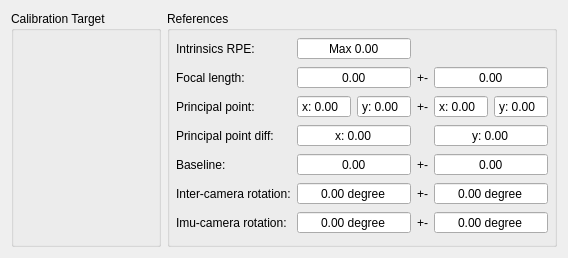
<?xml version="1.0" encoding="UTF-8"?>
<ui version="4.0">
 <class>tl::StereoModuleCalibrationConfigWidget</class>
 <widget class="QWidget" name="tl::StereoModuleCalibrationConfigWidget">
  <property name="geometry">
   <rect>
    <x>0</x>
    <y>0</y>
    <width>568</width>
    <height>258</height>
   </rect>
  </property>
  <property name="windowTitle">
   <string>Stereo Module Calibration Settings</string>
  </property>
  <layout class="QHBoxLayout" name="horizontalLayout">
   <item>
    <widget class="QGroupBox" name="groupCalibTarget">
     <property name="title">
      <string>Calibration Target</string>
     </property>
    </widget>
   </item>
   <item>
    <widget class="QGroupBox" name="groupReferences">
     <property name="title">
      <string>References</string>
     </property>
     <layout class="QGridLayout" name="gridLayout">
      <property name="leftMargin">
       <number>6</number>
      </property>
      <property name="topMargin">
       <number>6</number>
      </property>
      <property name="rightMargin">
       <number>6</number>
      </property>
      <property name="bottomMargin">
       <number>6</number>
      </property>
      <item row="1" column="1" colspan="2">
       <widget class="QDoubleSpinBox" name="expectedFocalLength">
        <property name="alignment">
         <set>Qt::AlignCenter</set>
        </property>
        <property name="buttonSymbols">
         <enum>QAbstractSpinBox::NoButtons</enum>
        </property>
       </widget>
      </item>
      <item row="2" column="0">
       <widget class="QLabel" name="principalPointLabel">
        <property name="text">
         <string>Principal point:</string>
        </property>
       </widget>
      </item>
      <item row="4" column="0">
       <widget class="QLabel" name="baselineLabel">
        <property name="text">
         <string>Baseline:</string>
        </property>
       </widget>
      </item>
      <item row="1" column="0">
       <widget class="QLabel" name="focalLengthLabel">
        <property name="text">
         <string>Focal length:</string>
        </property>
       </widget>
      </item>
      <item row="2" column="2">
       <widget class="QDoubleSpinBox" name="expectedPrincipalPointY">
        <property name="buttonSymbols">
         <enum>QAbstractSpinBox::NoButtons</enum>
        </property>
        <property name="prefix">
         <string notr="true">y: </string>
        </property>
       </widget>
      </item>
      <item row="6" column="0">
       <widget class="QLabel" name="imuCameraRotationLabel">
        <property name="text">
         <string>Imu-camera rotation:</string>
        </property>
       </widget>
      </item>
      <item row="2" column="1">
       <widget class="QDoubleSpinBox" name="expectedPrincipalPointX">
        <property name="buttonSymbols">
         <enum>QAbstractSpinBox::NoButtons</enum>
        </property>
        <property name="prefix">
         <string notr="true">x: </string>
        </property>
        <property name="suffix">
         <string/>
        </property>
       </widget>
      </item>
      <item row="3" column="0">
       <widget class="QLabel" name="principalPointDiffLabel">
        <property name="text">
         <string>Principal point diff:</string>
        </property>
       </widget>
      </item>
      <item row="2" column="5">
       <widget class="QDoubleSpinBox" name="principalPointYTolerance">
        <property name="buttonSymbols">
         <enum>QAbstractSpinBox::NoButtons</enum>
        </property>
        <property name="prefix">
         <string notr="true">y: </string>
        </property>
       </widget>
      </item>
      <item row="5" column="0">
       <widget class="QLabel" name="interCameraRotationLabel">
        <property name="text">
         <string>Inter-camera rotation:</string>
        </property>
       </widget>
      </item>
      <item row="2" column="4">
       <widget class="QDoubleSpinBox" name="principalPointXTolerance">
        <property name="buttonSymbols">
         <enum>QAbstractSpinBox::NoButtons</enum>
        </property>
        <property name="prefix">
         <string notr="true">x: </string>
        </property>
       </widget>
      </item>
      <item row="0" column="0">
       <widget class="QLabel" name="intrinsicsRPELabel">
        <property name="text">
         <string>Intrinsics RPE:</string>
        </property>
       </widget>
      </item>
      <item row="1" column="3">
       <widget class="QLabel" name="focalLengthToleranceLabel">
        <property name="text">
         <string>+-</string>
        </property>
       </widget>
      </item>
      <item row="1" column="4" colspan="2">
       <widget class="QDoubleSpinBox" name="focalLengthTolerence">
        <property name="alignment">
         <set>Qt::AlignCenter</set>
        </property>
        <property name="buttonSymbols">
         <enum>QAbstractSpinBox::NoButtons</enum>
        </property>
       </widget>
      </item>
      <item row="2" column="3">
       <widget class="QLabel" name="principalPointToleranceLabel">
        <property name="text">
         <string>+-</string>
        </property>
       </widget>
      </item>
      <item row="3" column="1" colspan="2">
       <widget class="QDoubleSpinBox" name="principalPointDiffX">
        <property name="alignment">
         <set>Qt::AlignCenter</set>
        </property>
        <property name="buttonSymbols">
         <enum>QAbstractSpinBox::NoButtons</enum>
        </property>
        <property name="prefix">
         <string notr="true">x: </string>
        </property>
       </widget>
      </item>
      <item row="0" column="1" colspan="2">
       <widget class="QDoubleSpinBox" name="maxRPE">
        <property name="alignment">
         <set>Qt::AlignCenter</set>
        </property>
        <property name="buttonSymbols">
         <enum>QAbstractSpinBox::NoButtons</enum>
        </property>
        <property name="prefix">
         <string>Max </string>
        </property>
       </widget>
      </item>
      <item row="4" column="1" colspan="2">
       <widget class="QDoubleSpinBox" name="expectedBaseline">
        <property name="alignment">
         <set>Qt::AlignCenter</set>
        </property>
        <property name="buttonSymbols">
         <enum>QAbstractSpinBox::NoButtons</enum>
        </property>
       </widget>
      </item>
      <item row="4" column="4" colspan="2">
       <widget class="QDoubleSpinBox" name="baselineTolerance">
        <property name="alignment">
         <set>Qt::AlignCenter</set>
        </property>
        <property name="buttonSymbols">
         <enum>QAbstractSpinBox::NoButtons</enum>
        </property>
       </widget>
      </item>
      <item row="5" column="1" colspan="2">
       <widget class="QDoubleSpinBox" name="expectedInterCameraRotation">
        <property name="alignment">
         <set>Qt::AlignCenter</set>
        </property>
        <property name="buttonSymbols">
         <enum>QAbstractSpinBox::NoButtons</enum>
        </property>
        <property name="prefix">
         <string/>
        </property>
        <property name="suffix">
         <string> degree</string>
        </property>
       </widget>
      </item>
      <item row="5" column="4" colspan="2">
       <widget class="QDoubleSpinBox" name="interCameraRotationTolerance">
        <property name="alignment">
         <set>Qt::AlignCenter</set>
        </property>
        <property name="buttonSymbols">
         <enum>QAbstractSpinBox::NoButtons</enum>
        </property>
        <property name="suffix">
         <string> degree</string>
        </property>
       </widget>
      </item>
      <item row="6" column="1" colspan="2">
       <widget class="QDoubleSpinBox" name="expectedImuCameraRotation">
        <property name="alignment">
         <set>Qt::AlignCenter</set>
        </property>
        <property name="buttonSymbols">
         <enum>QAbstractSpinBox::NoButtons</enum>
        </property>
        <property name="suffix">
         <string> degree</string>
        </property>
       </widget>
      </item>
      <item row="6" column="4" colspan="2">
       <widget class="QDoubleSpinBox" name="imuCameraRotationTolerance">
        <property name="alignment">
         <set>Qt::AlignCenter</set>
        </property>
        <property name="buttonSymbols">
         <enum>QAbstractSpinBox::NoButtons</enum>
        </property>
        <property name="suffix">
         <string> degree</string>
        </property>
       </widget>
      </item>
      <item row="4" column="3">
       <widget class="QLabel" name="baselineToleranceLabel">
        <property name="text">
         <string>+-</string>
        </property>
       </widget>
      </item>
      <item row="5" column="3">
       <widget class="QLabel" name="interCameraRotationToleranceLabel">
        <property name="text">
         <string>+-</string>
        </property>
       </widget>
      </item>
      <item row="6" column="3">
       <widget class="QLabel" name="imuCameraRotationToleranceLabel">
        <property name="text">
         <string>+-</string>
        </property>
       </widget>
      </item>
      <item row="3" column="4" colspan="2">
       <widget class="QDoubleSpinBox" name="principalPointDiffY">
        <property name="alignment">
         <set>Qt::AlignCenter</set>
        </property>
        <property name="buttonSymbols">
         <enum>QAbstractSpinBox::NoButtons</enum>
        </property>
        <property name="prefix">
         <string notr="true">y: </string>
        </property>
       </widget>
      </item>
     </layout>
    </widget>
   </item>
  </layout>
 </widget>
 <resources/>
 <connections/>
</ui>
